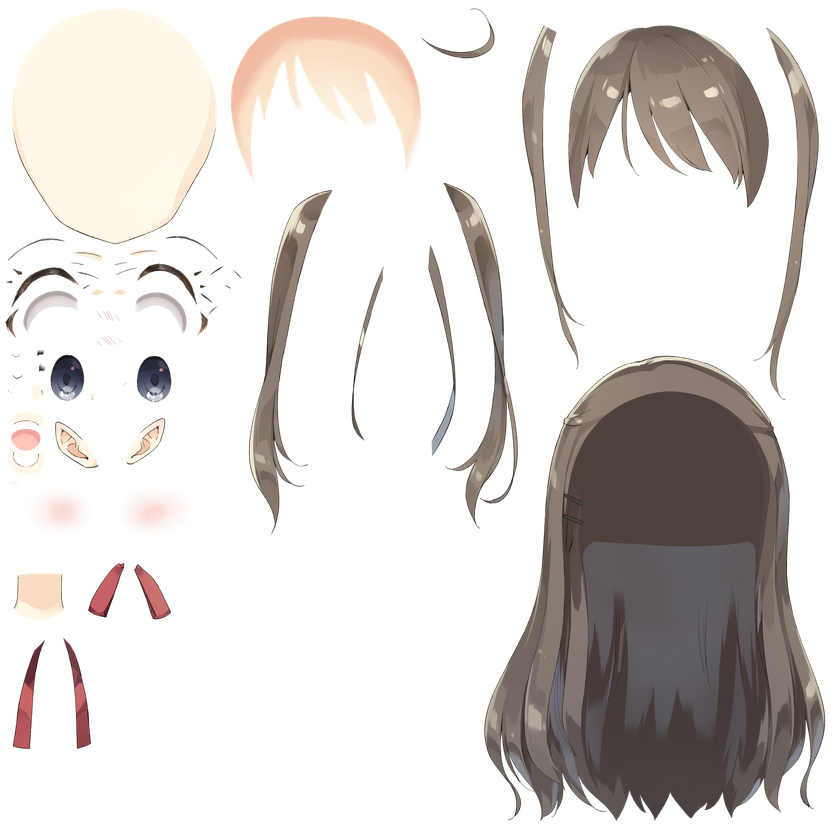
#> input picture l2d/hiyori_pro_t11.2048/texture_00.png, 840 x 840 px, shrunk from 2048 x 2048 before the run
$ python grayscale_to_alpha_mask.py --mask ../l2d/hiyori_pro_t11.2048/texture_00.png --out out.png
#> lines starting #> are read from the running program, lines starting #| are printed output that depends on the picture
#!/usr/bin/env python3
"""
Convert a grayscale mask image into an RGBA transparent mask.

Typical workflow:
1) Use any segmentation/image API to generate grayscale mask.
2) Run this script to convert grayscale -> alpha PNG.
3) Use output PNG as the foreground mask layer in compositing.

Example:
    python grayscale_to_alpha_mask.py \
      --mask ./mask_gray.png \
      --out ./mask_alpha.png \
      --threshold 128 \
      --feather 2 \
      --invert
"""

from __future__ import annotations

import argparse
from pathlib import Path

from PIL import Image, ImageFilter


def parse_args() -> argparse.Namespace:
    parser = argparse.ArgumentParser(
        description="Convert grayscale mask to transparent alpha mask PNG."
    )
    parser.add_argument("--mask", required=True, help="Input grayscale mask image path")
    parser.add_argument("--out", required=True, help="Output RGBA PNG path")
    parser.add_argument(
        "--threshold",
        type=int,
        default=0,
        help="0 means keep soft alpha; >0 means binarize by threshold [1..255]",
    )
    parser.add_argument(
        "--invert",
        action="store_true",
        help="Invert alpha (white->transparent, black->opaque)",
    )
    parser.add_argument(
        "--feather",
        type=float,
        default=0.0,
        help="Gaussian blur radius on alpha channel",
    )
    parser.add_argument(
        "--solid-color",
        default="255,255,255",
        help="RGB fill color for non-transparent area, format: R,G,B",
    )
    return parser.parse_args()


def parse_color(value: str) -> tuple[int, int, int]:
#> called with value = '255,255,255'
    parts = [p.strip() for p in value.split(",")]
    if len(parts) != 3:
        raise ValueError("--solid-color must be R,G,B")
    r, g, b = (int(parts[0]), int(parts[1]), int(parts[2]))
    for c in (r, g, b):
        if c < 0 or c > 255:
            raise ValueError("--solid-color channel must be in [0,255]")
    return r, g, b


def apply_threshold(alpha: Image.Image, threshold: int) -> Image.Image:
    if threshold <= 0:
        return alpha
    threshold = max(1, min(255, threshold))
    return alpha.point(lambda p: 255 if p >= threshold else 0, mode="L")


def main() -> None:
    args = parse_args()

    mask_path = Path(args.mask)
    out_path = Path(args.out)
    out_path.parent.mkdir(parents=True, exist_ok=True)

    color = parse_color(args.solid_color)

    gray = Image.open(mask_path).convert("L")
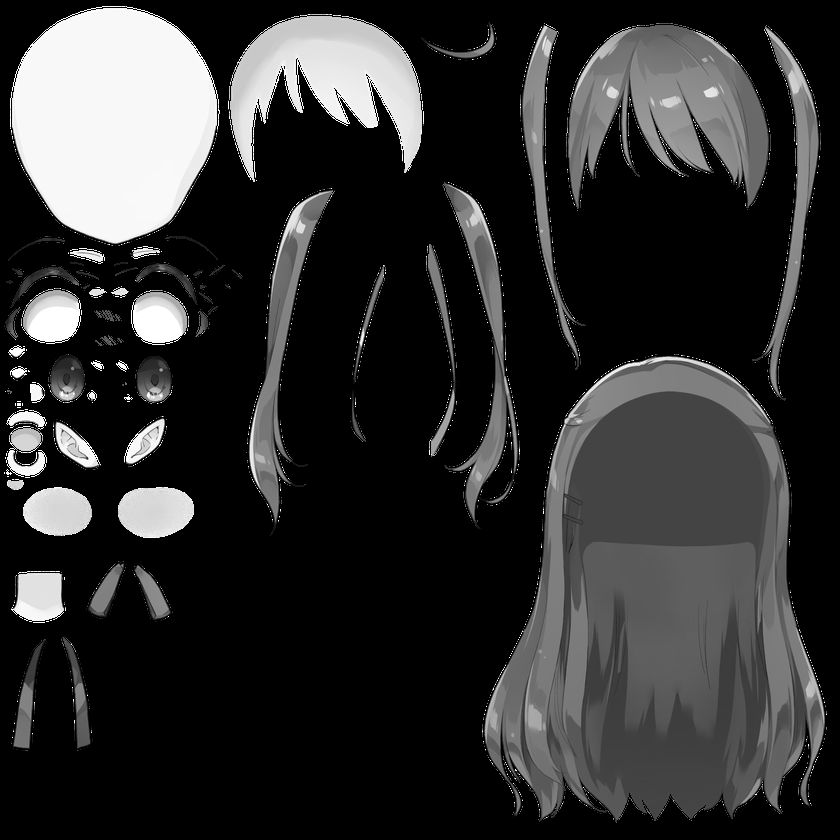
#> gray: PIL image 840x840 L; min 0, max 255, mean 49
    alpha = gray

    if args.invert:
        alpha = Image.eval(alpha, lambda p: 255 - p)

    alpha = apply_threshold(alpha, args.threshold)

    if args.feather > 0:
        alpha = alpha.filter(ImageFilter.GaussianBlur(radius=args.feather))

    rgba = Image.new("RGBA", gray.size, (*color, 0))
    rgba.putalpha(alpha)
    rgba.save(out_path, format="PNG")

    print(f"[ok] input:  {mask_path}")
    print(f"[ok] output: {out_path}")
    print(
        "[ok] options: "
        f"threshold={args.threshold}, invert={args.invert}, feather={args.feather}"
    )


if __name__ == "__main__":
    main()
